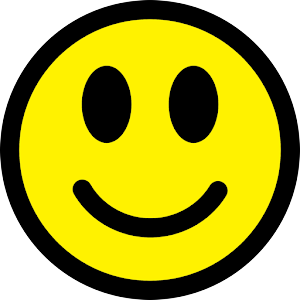
#> input picture SourceCode/06_face_detect/smil_face.png, 300 x 300 px
$ python face_detect.py
#> lines starting #> are read from the running program, lines starting #| are printed output that depends on the picture
#06_face_detect
import cv2
smile= cv2.imread('smil_face.png')
#> smile is the input picture: shape (300, 300, 3); mean B, G, R 55.5, 174.5, 180.8
sh,sw=smile.shape[:2]
#> sh = 300; sw = 300
print (sw) # width
#| 300
print (sh) # heigh
#| 300


# Load the cascade
face_cascade = cv2.CascadeClassifier('haarcascade_frontalface_default.xml')
# Read the input image
img = cv2.imread('face01.jpg')
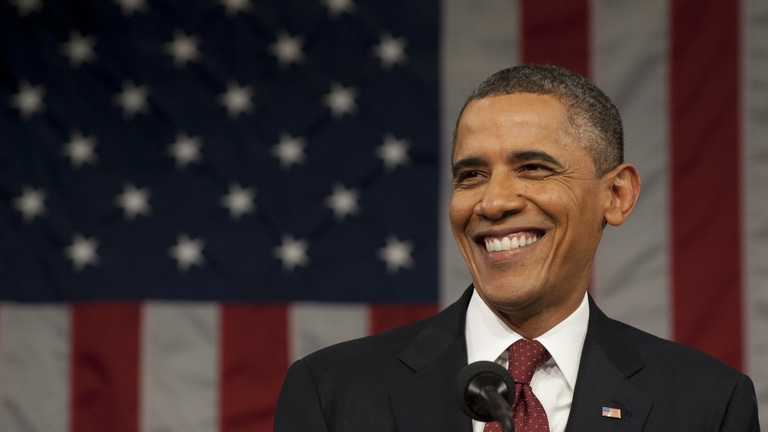
#> input picture SourceCode/06_face_detect/face01.jpg, 768 x 432 px
#> img is the input picture: shape (432, 768, 3); mean B, G, R 50.8, 51.4, 64.2


# Convert into grayscale
gray = cv2.cvtColor(img, cv2.COLOR_BGR2GRAY)
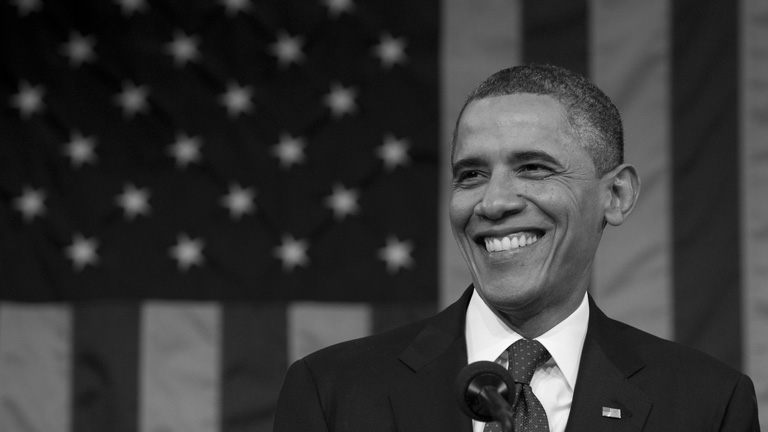
#> gray: shape (432, 768); min 0, max 252, mean 55.2

# Detect faces
faces = face_cascade.detectMultiScale(gray, 1.1, 4)
#> faces = [[410, 100, 182, 182]]
# Draw rectangle around the faces
for (x, y, w, h) in faces:
    cv2.rectangle(img, (x, y), (x+w, y+h), (255, 0, 0), 2)
    print (w)
    print (h)
    scale_w=w/sw
    scale_h=h/sh
    smile_rz=cv2.resize(smile,None,fx=scale_w,fy=scale_h)
    cv2.imshow('resize', smile_rz)
    roi=img[y:y+h,x:x+w]
    roi[:,:,0]=0 # blue
    roi[:,:,1]=0 # green
    roi[:,:,2]=0 # red
    cv2.imshow('roi', roi)
    roi[:]=cv2.add(roi,smile_rz)
    cv2.imshow('img', img)
    cv2.waitKey(1)
#> this loop made 1 pass
#> (x, y, w, h, scale_w, scale_h) on pass 1: (410, 100, 182, 182, 0.607, 0.607)
#| 182
#| 182
#> pass 1, `smile_rz=cv2.resize(smile,None,fx=scale_w,fy=scale_h)`:
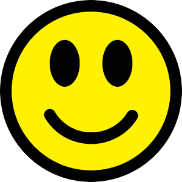
#> smile_rz: shape (182, 182, 3); mean B, G, R 55.5, 174.5, 180.8
#> pass 1, `roi=img[y:y+h,x:x+w]`:
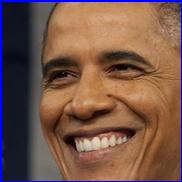
#> roi: shape (182, 182, 3); mean B, G, R 73.1, 87, 119.5
#> pass 1, `cv2.imshow('img', img)`:
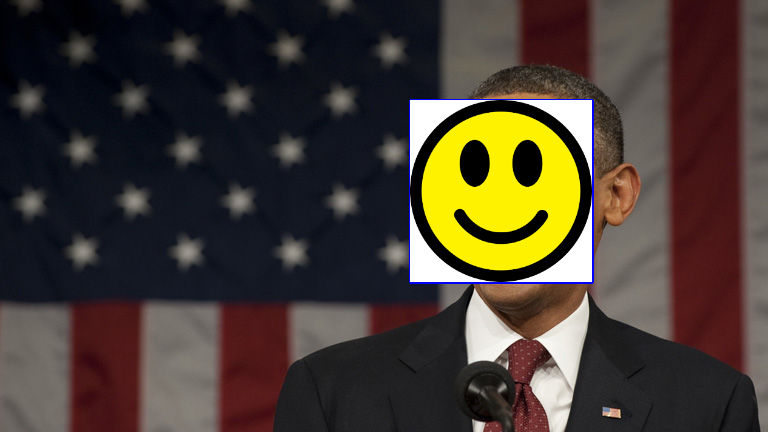
#> window 'img': shape (432, 768, 3); mean B, G, R 50.3, 59.7, 69.7

# Display the output
#cv2.imshow('img', img)
#cv2.waitKey()
